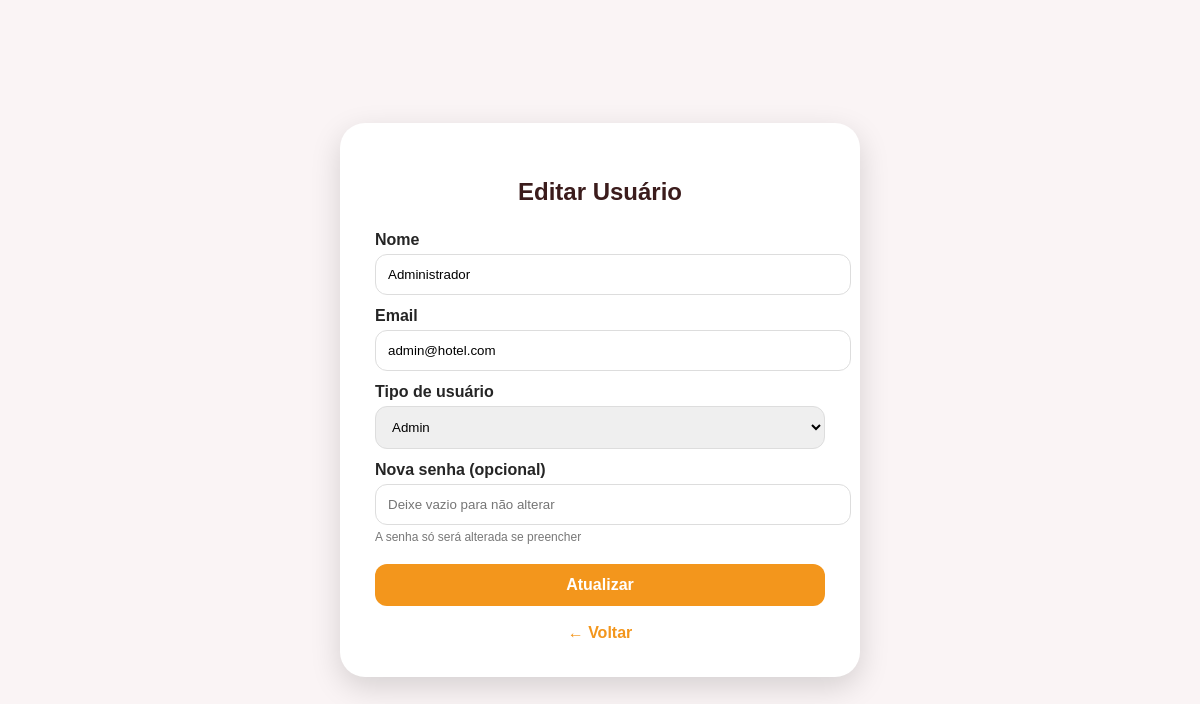
Page /edit_user.php?id_client=12 (signed in) on the committed database.
### tables this page shows
CREATE TABLE `users` (
  `id_client` int(11) NOT NULL,
  `name` varchar(255) NOT NULL,
  `email` varchar(255) NOT NULL,
  `password` varchar(255) NOT NULL,
  `role` enum('client','admin','funcionario') DEFAULT 'client',
  `reset_token` varchar(255) DEFAULT NULL,
  `reset_expires` datetime DEFAULT NULL
);

### edit_user.php (the view, shortened to what this page needs)
<?php
include 'db.php';
$id = $_GET['id_client'];
$result = $conn->query("SELECT * FROM users WHERE id_client=$id");
$user = $result->fetch_assoc();
?>
<!DOCTYPE html>
<html lang="pt">
<head>
</head>
<body>
<div class="container">
  <h2>Editar Usuário</h2>
  <form method="POST">
    <label>Nome</label>
    <input type="text" name="name" value="<?= $user['name'] ?>" required>
    <label>Email</label>
    <input type="email" name="email" value="<?= $user['email'] ?>" required>
    <label>Tipo de usuário</label>
    <select name="role">
      <option value="admin" <?= $user['role'] == 'admin' ? 'selected' : '' ?>>Admin</option>
    </select>
    <label>Nova senha (opcional)</label>
    <input type="password" name="password" placeholder="Deixe vazio para não alterar">
    <div class="password-hint">A senha só será alterada se preencher</div>
    <button type="submit">Atualizar</button>
  </form>
   <a href="javascript:history.back()" class="back-link">← Voltar</a>
</div>
</body>
</html>

### edit_user.php (style rules this page uses)
:root { --white-color: #fff; --dark-color: #252525; --primary-color: #3b1c1c; --secondary-color: #f3961c; --light-pink-color: #faf4f5; }
body { margin: 0; font-family: Arial, sans-serif; background: var(--light-pink-color); display: flex; align-items: center; justify-content: center; height: 100vh; }
.container { background: var(--white-color); padding: 35px; border-radius: 25px; width: 100%; max-width: 450px; box-shadow: 0 10px 30px rgba(0,0,0,0.15); }
h2 { text-align: center; margin-bottom: 25px; color: var(--primary-color); }
label { font-weight: 600; color: var(--dark-color); display: block; margin-top: 12px; margin-bottom: 5px; }
input, select { width: 100%; padding: 12px; border-radius: 12px; border: 1px solid #ddd; outline: none; transition: 0.3s; }
.password-hint { font-size: 12px; color: #777; margin-top: 5px; }
button { width: 100%; padding: 12px; margin-top: 20px; border: none; border-radius: 12px; background: var(--secondary-color); color: #fff; font-size: 16px; font-weight: 600; cursor: pointer; transition: 0.3s; }
.back-link { display: block; text-align: center; margin-top: 18px; text-decoration: none; color: var(--secondary-color); font-weight: bold; }

### rows in the picture
users: name "Administrador", email "admin@hotel.com", role "Admin"
